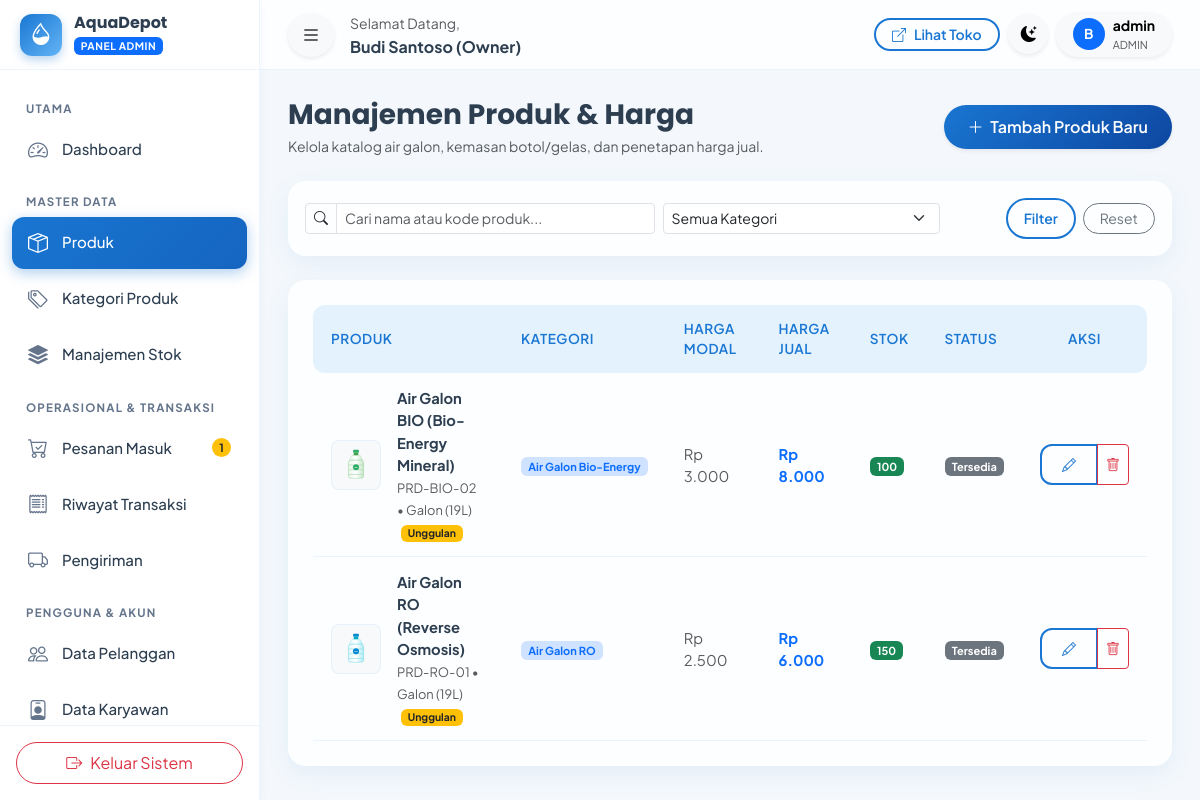
Page /admin/produk.php (signed in) on the committed database.
### tables this page shows
CREATE TABLE `pengaturan` (
  `id` INT AUTO_INCREMENT PRIMARY KEY,
  `nama_depot` VARCHAR(100) NOT NULL DEFAULT 'AquaDepot',
  `slogan` VARCHAR(255) DEFAULT 'Air Minum Bersih, Sehat, dan Higienis untuk Keluarga Anda',
  `alamat` TEXT NOT NULL,
  `no_telepon` VARCHAR(20) DEFAULT '081234567890',
  `no_whatsapp` VARCHAR(20) DEFAULT '6281234567890',
  `email` VARCHAR(100) DEFAULT 'info@aquadepot.id',
  `jam_operasional` VARCHAR(100) DEFAULT 'Senin - Minggu: 07.00 - 20.00 WIB',
  `ongkos_kirim_default` DECIMAL(12,2) DEFAULT 3000.00,
  `rekening_bank` TEXT DEFAULT 'Bank BCA: 123-456-7890 a.n. AquaDepot\nBank Mandiri: 987-654-3210 a.n. AquaDepot',
  `maps_embed` TEXT DEFAULT '<iframe src=\"https://maps.google.com/maps?q=Jl.+Ki+Penjawi+12-10,+Sidorejo+Lor,+Kec.+Sidorejo,+Kota+Salatiga,+Jawa+Tengah+50714&t=&z=15&ie=UTF8&iwloc=&output=embed\" width=\"100%\" height=\"350\" style=\"border:0;\" allowfullscreen=\"\" loading=\"lazy\"></iframe>',
  `logo` VARCHAR(255) DEFAULT 'logo.png',
  `updated_at` DATETIME DEFAULT CURRENT_TIMESTAMP ON UPDATE CURRENT_TIMESTAMP
);

CREATE TABLE `produk` (
  `id` INT AUTO_INCREMENT PRIMARY KEY,
  `kategori_id` INT NOT NULL,
  `kode_produk` VARCHAR(30) NOT NULL UNIQUE,
  `nama_produk` VARCHAR(150) NOT NULL,
  `deskripsi` TEXT NULL,
  `harga_modal` DECIMAL(12,2) NOT NULL DEFAULT 0.00,
  `harga_jual` DECIMAL(12,2) NOT NULL,
  `satuan` VARCHAR(20) NOT NULL DEFAULT 'Galon (19L)',
  `gambar` VARCHAR(255) DEFAULT 'default_product.png',
  `is_featured` TINYINT(1) NOT NULL DEFAULT 1,
  `status` ENUM('tersedia', 'habis', 'nonaktif') NOT NULL DEFAULT 'tersedia',
  `created_at` DATETIME DEFAULT CURRENT_TIMESTAMP,
  `updated_at` DATETIME DEFAULT CURRENT_TIMESTAMP ON UPDATE CURRENT_TIMESTAMP,
  CONSTRAINT `fk_produk_kategori` FOREIGN KEY (`kategori_id`) REFERENCES `kategori` (`id`) ON UPDATE CASCADE
);

CREATE TABLE `kategori` (
  `id` INT AUTO_INCREMENT PRIMARY KEY,
  `nama_kategori` VARCHAR(100) NOT NULL,
  `slug` VARCHAR(100) NOT NULL UNIQUE,
  `deskripsi` TEXT NULL,
  `created_at` DATETIME DEFAULT CURRENT_TIMESTAMP,
  `updated_at` DATETIME DEFAULT CURRENT_TIMESTAMP ON UPDATE CURRENT_TIMESTAMP
);

CREATE TABLE `stok` (
  `id` INT AUTO_INCREMENT PRIMARY KEY,
  `produk_id` INT NOT NULL UNIQUE,
  `stok_tersedia` INT NOT NULL DEFAULT 0,
  `stok_minimum` INT NOT NULL DEFAULT 10,
  `updated_at` DATETIME DEFAULT CURRENT_TIMESTAMP ON UPDATE CURRENT_TIMESTAMP,
  CONSTRAINT `fk_stok_produk` FOREIGN KEY (`produk_id`) REFERENCES `produk` (`id`) ON DELETE CASCADE ON UPDATE CASCADE
);

### admin/produk.php (the view, shortened to what the rows shown need)
<?php
require_once __DIR__ . '/../config/config.php';
$db = Database::getConnection();
$query = "
    SELECT p.*, s.stok_tersedia, s.stok_minimum, k.nama_kategori
    FROM produk p
    JOIN kategori k ON p.kategori_id = k.id
    LEFT JOIN stok s ON p.id = s.produk_id
    WHERE 1=1
";
$params = [];
$query .= " ORDER BY p.id DESC";
$stmt = $db->prepare($query);
$stmt->execute($params);
$products = $stmt->fetchAll();
?>
<!DOCTYPE html>
<html lang="id" data-bs-theme="light">
<head>
    <link href="https://cdn.jsdelivr.net/npm/bootstrap@5.3.3/dist/css/bootstrap.min.css" rel="stylesheet">
    <link rel="stylesheet" href="https://cdn.jsdelivr.net/npm/bootstrap-icons@1.11.3/font/bootstrap-icons.min.css">
    <link rel="stylesheet" href="https://cdn.jsdelivr.net/npm/sweetalert2@11/dist/sweetalert2.min.css">
    <link rel="stylesheet" href="<?= asset('css/style.css') ?>">
</head>
<body data-base-url="<?= base_url() ?>">
<div class="app-wrapper">
    <?php require_once __DIR__ . '/../includes/sidebar_admin.php'; ?>
    <div class="app-main">
        <div class="app-content">
            <div class="glass-card p-4">
                <div class="table-responsive">
                    <table class="table-modern">
                        <thead>
                            <tr>
                                <th>Produk</th>
                                <th>Kategori</th>
                                <th>Harga Modal</th>
                                <th>Harga Jual</th>
                                <th>Stok</th>
                                <th>Status</th>
                                <th class="text-center">Aksi</th>
                            </tr>
                        </thead>
                        <tbody>
                            <?php if (!empty($products)): ?>
                                <?php foreach ($products as $p): ?>
                                    <tr>
                                        <td>
                                            <div class="d-flex align-items-center gap-3">
                                                <div class="rounded-3 bg-light p-2 d-flex align-items-center justify-content-center" style="width: 50px; height: 50px; border: 1px solid var(--card-border);">
                                                    <img src="<?= product_image($p['gambar']) ?>" alt="" style="max-height: 38px;">
                                                </div>
                                                <div>
                                                    <div class="fw-bold"><?= htmlspecialchars($p['nama_produk']) ?></div>
                                                    <small class="text-muted"><?= htmlspecialchars($p['kode_produk']) ?> • <?= htmlspecialchars($p['satuan']) ?></small>
                                                    <?php if ($p['is_featured']): ?>
                                                        <span class="badge bg-warning text-dark ms-1" style="font-size: 0.65rem;">Unggulan</span>
                                                    <?php endif; ?>
                                                </div>
                                            </div>
                                        </td>
                                        <td><span class="badge bg-primary-subtle text-primary"><?= htmlspecialchars($p['nama_kategori']) ?></span></td>
                                        <td class="text-muted"><?= format_rupiah($p['harga_modal']) ?></td>
                                        <td class="fw-bold text-primary"><?= format_rupiah($p['harga_jual']) ?></td>
                                        <td>
                                            <span class="badge <?= ($p['stok_tersedia'] <= $p['stok_minimum']) ? 'bg-danger' : 'bg-success' ?>">
                                                <?= (int)$p['stok_tersedia'] ?>
                                            </span>
                                        </td>
                                        <td><?= status_badge($p['status']) ?></td>
                                        <td class="text-center">
                                            <div class="btn-group btn-group-sm">
                                                <button type="button" class="btn btn-outline-primary" onclick='openEditModal(<?= json_encode($p) ?>)' title="Edit Produk">
                                                    <i class="bi bi-pencil"></i>
                                                </button>
                                                <button type="button" class="btn btn-outline-danger" onclick="confirmDelete('<?= url('admin/produk.php?delete=' . $p['id']) ?>', '<?= htmlspecialchars(addslashes($p['nama_produk'])) ?>')" title="Hapus Produk">
                                                    <i class="bi bi-trash"></i>
                                                </button>
                                            </div>
                                        </td>
                                    </tr>
                                <?php endforeach; ?>
                            <?php else: ?>
                                <tr>
                                    <td colspan="7" class="text-center text-muted py-4">Tidak ada data produk yang sesuai filter.</td>
                                </tr>
                            <?php endif; ?>
                        </tbody>
                    </table>
                </div>
            </div>
        </div>
    </div>
</div>
</body>
</html>

### includes/sidebar_admin.php (shortened to what the rows shown need)
<?php
require_once __DIR__ . '/../config/config.php';
$pengaturan = get_pengaturan();
?>
<aside class="app-sidebar">
    <div class="sidebar-brand">
        <div class="overflow-hidden">
            <h6 class="mb-0 fw-bold text-truncate"><?= htmlspecialchars($pengaturan['nama_depot']) ?></h6>
            <span class="badge bg-primary text-uppercase" style="font-size: 0.65rem; letter-spacing: 0.5px;">Panel Admin</span>
        </div>
    </div>
</aside>

### config/config.php (shortened to what the rows shown need)
<?php
function base_url($path = '') {
    $path = ltrim($path, '/');
    return BASE_URL . ($path ? '/' . $path : '');
}
function url($path = '') {
    return base_url($path);
}
function asset($path = '') {
    return base_url('assets/' . ltrim($path, '/'));
}
function product_image($imageName) {
    if (!empty($imageName)) {
        $uploadPath = __DIR__ . '/../assets/uploads/products/' . $imageName;
        $svgName = pathinfo($imageName, PATHINFO_FILENAME) . '.svg';
        $imagePath = __DIR__ . '/../assets/images/' . $svgName;
        if (file_exists($imagePath)) {
            return asset('images/' . $svgName);
        }
    }
    return asset('images/default_product.svg');
}
function format_rupiah($angka) {
    return 'Rp ' . number_format((float)$angka, 0, ',', '.');
}
function status_badge($status) {
    $badges = [
        'menunggu_konfirmasi' => '<span class="badge bg-warning text-dark"><i class="bi bi-clock me-1"></i>Menunggu Konfirmasi</span>',
        'diproses'            => '<span class="badge bg-info text-dark"><i class="bi bi-gear me-1"></i>Pesanan Diproses</span>',
        'siap_dikirim'        => '<span class="badge bg-primary"><i class="bi bi-box-seam me-1"></i>Siap Dikirim</span>',
        'sedang_dikirim'      => '<span class="badge bg-secondary"><i class="bi bi-truck me-1"></i>Sedang Dikirim</span>',
        'selesai'             => '<span class="badge bg-success"><i class="bi bi-check-circle me-1"></i>Pesanan Selesai</span>',
        'dibatalkan'          => '<span class="badge bg-danger"><i class="bi bi-x-circle me-1"></i>Pesanan Dibatalkan</span>',
        'lunas'               => '<span class="badge bg-success"><i class="bi bi-check2-circle me-1"></i>Lunas</span>',
        'pending'             => '<span class="badge bg-warning text-dark"><i class="bi bi-hourglass-split me-1"></i>Pending</span>',
        'menunggu_verifikasi' => '<span class="badge bg-warning text-dark"><i class="bi bi-clock me-1"></i>Verifikasi</span>',
        'ditolak'             => '<span class="badge bg-danger"><i class="bi bi-x-octagon me-1"></i>Ditolak</span>',
        'batal'               => '<span class="badge bg-danger"><i class="bi bi-x me-1"></i>Batal</span>',
        'tersedia'            => '<span class="badge bg-success">Tersedia</span>',
        'habis'               => '<span class="badge bg-danger">Stok Habis</span>',
        'nonaktif'            => '<span class="badge bg-secondary">Nonaktif</span>',
        'aktif'               => '<span class="badge bg-success">Aktif</span>',
        'nonaktif'            => '<span class="badge bg-danger">Nonaktif</span>',
    ];
    return $badges[$status] ?? '<span class="badge bg-secondary">' . htmlspecialchars(ucfirst(str_replace('_', ' ', $status))) . '</span>';
}
function get_pengaturan() {
    static $settings = null;
    if ($settings === null) {
        try {
            $db = Database::getConnection();
            $stmt = $db->query("SELECT * FROM pengaturan LIMIT 1");
            $settings = $stmt->fetch();
        } catch (Exception $e) {
            $settings = [
                'nama_depot' => 'AquaDepot',
                'slogan' => 'Air Bersih & Higienis',
                'alamat' => 'Jl. Ki Penjawi 12-10, Sidorejo Lor, Kec. Sidorejo, Kota Salatiga, Jawa Tengah 50714',
                'no_telepon' => '081234567890',
                'no_whatsapp' => '6281234567890',
                'email' => 'info@aquadepot.id',
                'jam_operasional' => '07.00 - 20.00 WIB',
                'ongkos_kirim_default' => 3000,
                'rekening_bank' => 'BCA: 123-456-7890 a/n AquaDepot'
            ];
        }
    }
    return $settings;
}

### rows in the picture
pengaturan: nama_depot "AquaDepot"
produk: gambar (picture), nama_produk "Air Galon BIO (Bio-Energy Mineral)", kode_produk "PRD-BIO-02", satuan "Galon (19L)", is_featured "Unggulan", kategori.nama_kategori "Air Galon Bio-Energy", harga_modal "Rp 3.000", harga_jual "Rp 8.000", stok.stok_tersedia "100", status "Tersedia"
produk: gambar (picture), nama_produk "Air Galon RO (Reverse Osmosis)", kode_produk "PRD-RO-01", satuan "Galon (19L)", is_featured "Unggulan", kategori.nama_kategori "Air Galon RO", harga_modal "Rp 2.500", harga_jual "Rp 6.000", stok.stok_tersedia "150", status "Tersedia"

### other values in the picture
$pendingOrdersCount "1"
$user['nama_lengkap'] "Budi Santoso (Owner)"
substr($user['nama_lengkap'] ?? 'U', 0, 1) "B"
$user['username'] "admin"
$user['role_name'] "ADMIN"
